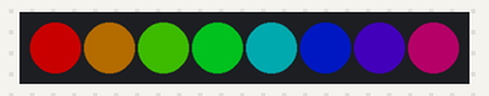
Recording of a sketch running on a simulated Arduino Uno, built with avr-gcc and run on an emulated ATmega328P. On the bench: 8 RGB LEDs in strip order, left to right. Dim RGB values are drawn brighter than linear.

Above: at 0.15 s.
At 2.88 s:
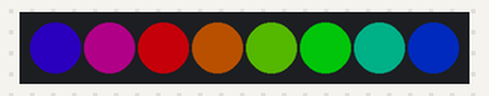
At 8.34 s:
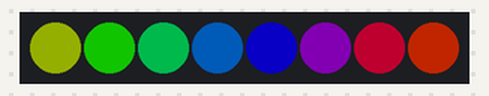
At 19.86 s:
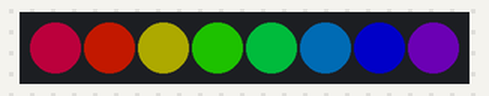
At 31.08 s:
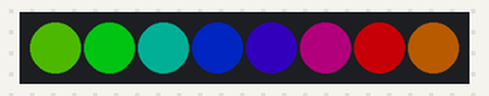
At 39.58 s:
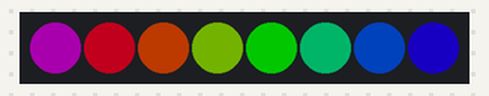
Timing chart, 0 to 40.0 s (numbered marks = the images above):
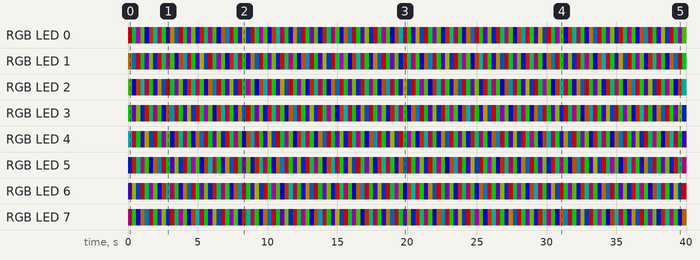

Measured:
- by itself, RGB LED 4: off → RGB(0, 49, 50) at 0.00 s, → RGB(75, 0, 24) 0.30 s later, → RGB(1, 99, 0) 0.30 s later, → RGB(23, 0, 76) 0.30 s later, … (132 changes in this stretch)
- by itself, RGB LED 6: off → RGB(26, 0, 74) at 0.00 s, → RGB(50, 49, 0) 0.30 s later, → RGB(0, 26, 74) 0.30 s later, → RGB(99, 0, 1) 0.30 s later, … (132 changes in this stretch)

The sketch:

Sketch_06.2_RainbowLight.ino
```cpp
/**********************************************************************
  Filename    : RainbowLight
  Description : Make the strip light up in rainbow colors.
  Auther      : www.freenove.com
  Modification: 2022/05/10
**********************************************************************/
#include <Adafruit_NeoPixel.h>
#define LEDS_PIN       2
#define LEDS_COUNT     8 // Popular NeoPixel ring size
Adafruit_NeoPixel pixels(LEDS_COUNT, LEDS_PIN, NEO_GRB + NEO_KHZ800);
void setup() {
 pixels.begin(); // INITIALIZE NeoPixel strip object (REQUIRED)
 pixels.setBrightness(100);// set the brightness.
}
void loop(){
    for (int j = 0; j < 255; j += 2) {
        for (int i = 0; i < LEDS_COUNT; i++) {
            pixels.setPixelColor(i, Wheel((i * 256 / LEDS_COUNT + j) & 255));
        }
    pixels.show();
    delay(5);
    }
}
uint32_t Wheel(byte pos){
    u32 WheelPos = pos % 0xff;
    if (WheelPos < 85){
        return ((255 - WheelPos * 3) << 16) | ((WheelPos * 3) << 8);
    }
    if (WheelPos < 170){
        WheelPos -= 85;
        return (((255 - WheelPos * 3) << 8) | (WheelPos * 3));
    }
    WheelPos -= 170;
    return ((WheelPos * 3) << 16 | (255 - WheelPos * 3));
}
```
